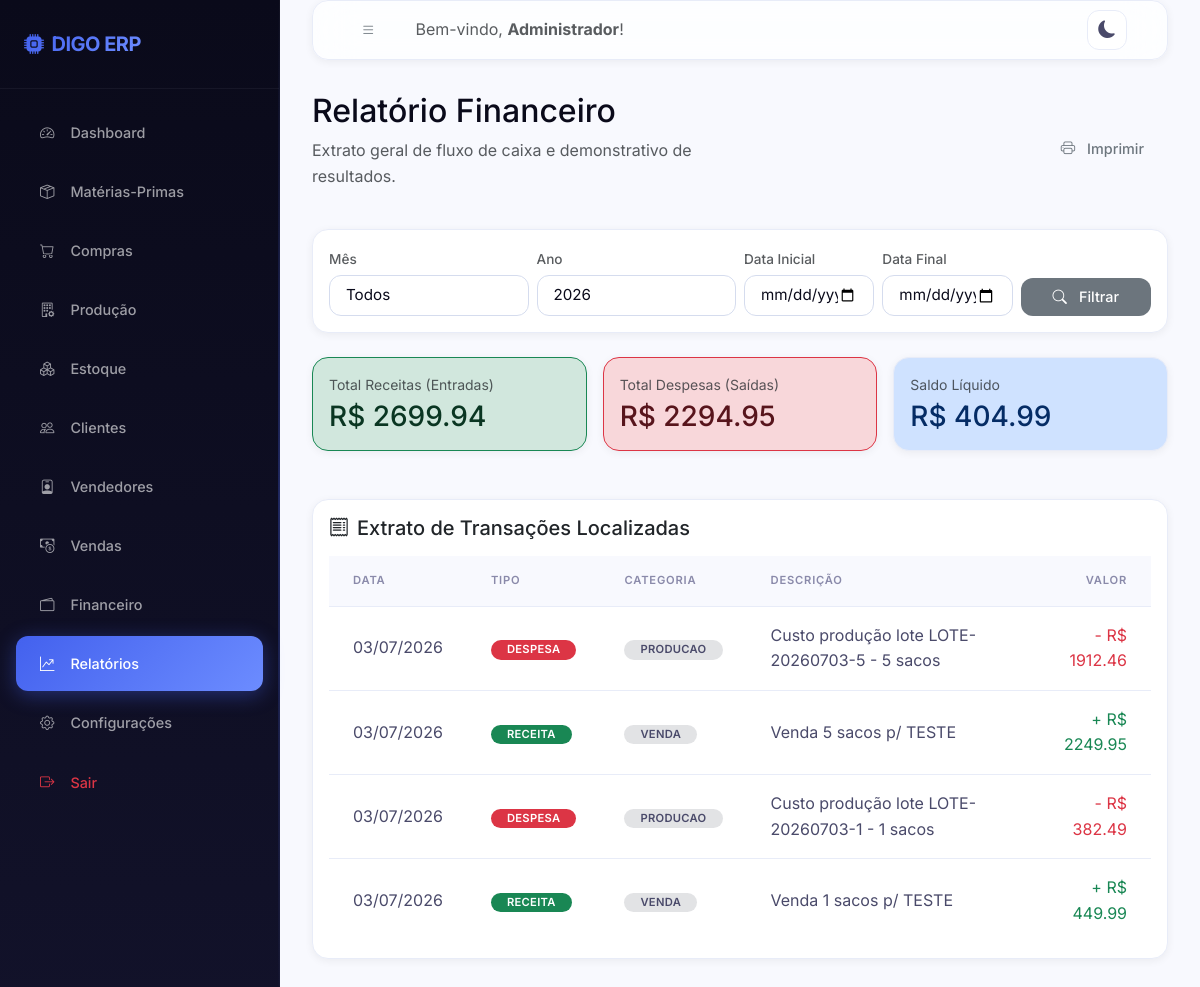
The page /relatorios/financeiro (signed in) on the database as committed earlier.
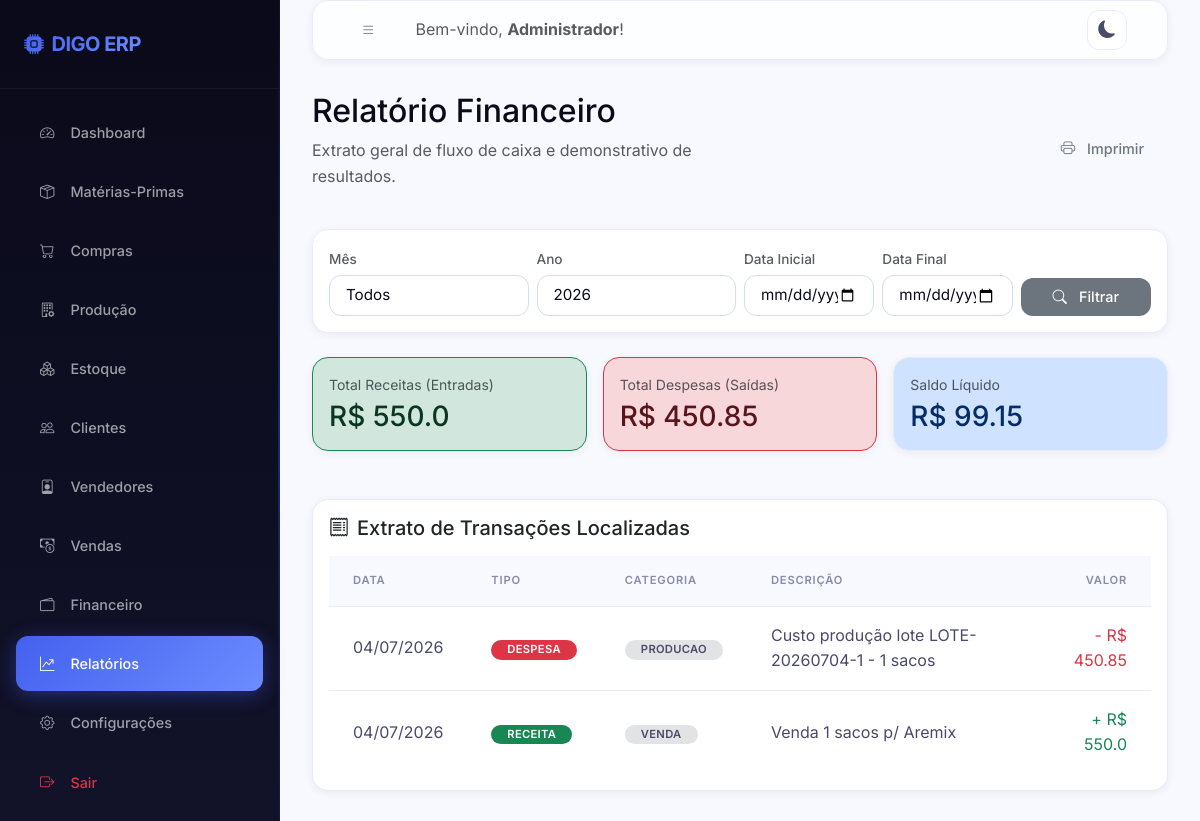
The same page on the database as committed later.
### models/financeiro.py (models this page shows, shortened)
class Financeiro(db.Model):
    __tablename__ = 'financeiro'
    id = db.Column(db.Integer, primary_key=True)
    data = db.Column(db.Date, nullable=False)
    tipo = db.Column(db.String(10), nullable=False)  # receita | despesa
    categoria = db.Column(db.String(60))  # venda|compra|frete|salario|embalagem|outro
    descricao = db.Column(db.String(255))
    valor = db.Column(db.Float, nullable=False)
    referencia_id = db.Column(db.Integer)
    referencia_tipo = db.Column(db.String(20))  # venda|compra|manual
    usuario_id = db.Column(db.Integer, db.ForeignKey('usuarios.id'))
    criado_em = db.Column(db.DateTime, default=datetime.utcnow)

### routes/relatorios.py (the view)
@relatorios_bp.route('/financeiro')
@login_required
def financeiro():
    data_ini, data_fim, *_ = _parse_filtros()
    mes = request.args.get('mes', '')
    ano = request.args.get('ano', str(date.today().year))
    query = Financeiro.query.order_by(Financeiro.data.desc())
    if data_ini:
        query = query.filter(Financeiro.data >= datetime.strptime(data_ini, '%Y-%m-%d').date())
    if data_fim:
        query = query.filter(Financeiro.data <= datetime.strptime(data_fim, '%Y-%m-%d').date())
    if mes:
        query = query.filter(extract('month', Financeiro.data) == int(mes))
    if ano:
        query = query.filter(extract('year', Financeiro.data) == int(ano))
    lancamentos = query.all()
    receitas = sum(f.valor for f in lancamentos if f.tipo == 'receita')
    despesas = sum(f.valor for f in lancamentos if f.tipo == 'despesa')
    return render_template('relatorios/financeiro.html',
                           lancamentos=lancamentos, receitas=receitas,
                           despesas=despesas, saldo=receitas - despesas,
                           data_ini=data_ini, data_fim=data_fim, mes=mes, ano=ano)

### models/usuario.py (called while the page is built)
    @property
    def is_admin(self):
        return self.perfil == 'admin'

### routes/relatorios.py (called while the page is built)
def _parse_filtros():
    data_ini = request.args.get('data_ini', '')
    data_fim = request.args.get('data_fim', '')
    cliente_id = request.args.get('cliente_id', '')
    vendedor_id = request.args.get('vendedor_id', '')
    mes = request.args.get('mes', '')
    ano = request.args.get('ano', str(date.today().year))
    return data_ini, data_fim, cliente_id, vendedor_id, mes, ano

### templates/relatorios/financeiro.html (shortened to what the changed rows need)
{% extends 'base.html' %}
{% block content %}
<div class="row mb-4 align-items-center">
    <div class="col-sm-6">
        <h2 class="font-weight-bold">Relatório Financeiro</h2>
    </div>
</div>
<div class="row g-3 mb-4">
    <div class="col-md-4">
        <div class="card p-3 bg-success-subtle text-success-emphasis border-success">
            <span class="text-muted small">Total Receitas (Entradas)</span>
            <h3 class="font-weight-bold mt-1 mb-0">R$ {{ receitas|round(2) }}</h3>
        </div>
    </div>
    <div class="col-md-4">
        <div class="card p-3 bg-danger-subtle text-danger-emphasis border-danger">
            <span class="text-muted small">Total Despesas (Saídas)</span>
            <h3 class="font-weight-bold mt-1 mb-0">R$ {{ despesas|round(2) }}</h3>
        </div>
    </div>
    <div class="col-md-4">
        <div class="card p-3 bg-primary-subtle text-primary-emphasis border-primary">
            <span class="text-muted small">Saldo Líquido</span>
            <h3 class="font-weight-bold mt-1 mb-0">R$ {{ (receitas - despesas)|round(2) }}</h3>
        </div>
    </div>
</div>
<div class="card p-3">
    <div class="table-responsive">
        <table class="table table-hover table-sm">
            <thead>
                <tr>
                    <th>Data</th>
                    <th>Tipo</th>
                    <th>Categoria</th>
                    <th>Descrição</th>
                    <th class="text-end">Valor</th>
                </tr>
            </thead>
            <tbody>
                {% for l in lancamentos %}
                <tr>
                    <td>{{ l.data.strftime('%d/%m/%Y') }}</td>
                    <td>
                        {% if l.tipo == 'receita' %}
                        <span class="badge bg-success">Receita</span>
                        {% else %}
                        <span class="badge bg-danger">Despesa</span>
                        {% endif %}
                    </td>
                    <td><span class="badge bg-secondary-subtle text-secondary">{{ l.categoria|capitalize }}</span></td>
                    <td>{{ l.descricao }}</td>
                    <td class="text-end font-weight-bold {% if l.tipo == 'receita' %}text-success{% else %}text-danger{% endif %}">
                        {% if l.tipo == 'receita' %}+{% else %}-{% endif %} R$ {{ l.valor|round(2) }}
                    </td>
                </tr>
                {% else %}
                <tr>
                    <td colspan="5" class="text-center text-muted">Nenhum lançamento localizado.</td>
                </tr>
                {% endfor %}
            </tbody>
        </table>
    </div>
</div>
{% endblock %}

Rows that differ between the two databases and show on the page:
no longer on this page (row edited): Financeiro: data "03/07/2026", tipo "DESPESA", categoria "PRODUCAO", descricao "Custo produção lote LOTE-20260703-5 - 5 sacos", valor "1912.46"
no longer on this page (row edited): Financeiro: data "03/07/2026", tipo "RECEITA", categoria "VENDA", descricao "Venda 5 sacos p/ TESTE", valor "2249.95"
no longer on this page (row edited): Financeiro: data "03/07/2026", tipo "DESPESA", categoria "PRODUCAO", descricao "Custo produção lote LOTE-20260703-1 - 1 sacos", valor "382.49"
no longer on this page (row edited): Financeiro: data "03/07/2026", tipo "RECEITA", categoria "VENDA", descricao "Venda 1 sacos p/ TESTE", valor "449.99"
added Financeiro: data "04/07/2026", tipo "DESPESA", categoria "PRODUCAO", descricao "Custo produção lote LOTE-20260704-1 - 1 sacos", valor "450.85"
added Financeiro: data "04/07/2026", tipo "RECEITA", categoria "VENDA", descricao "Venda 1 sacos p/ Aremix", valor "550.0"
Other text that changed with them:
{{ receitas|round(2) }}: "2699.94" → "550.0"
{{ despesas|round(2) }}: "2294.95" → "450.85"
{{ (receitas - despesas)|round(2) }}: "404.99" → "99.15"
